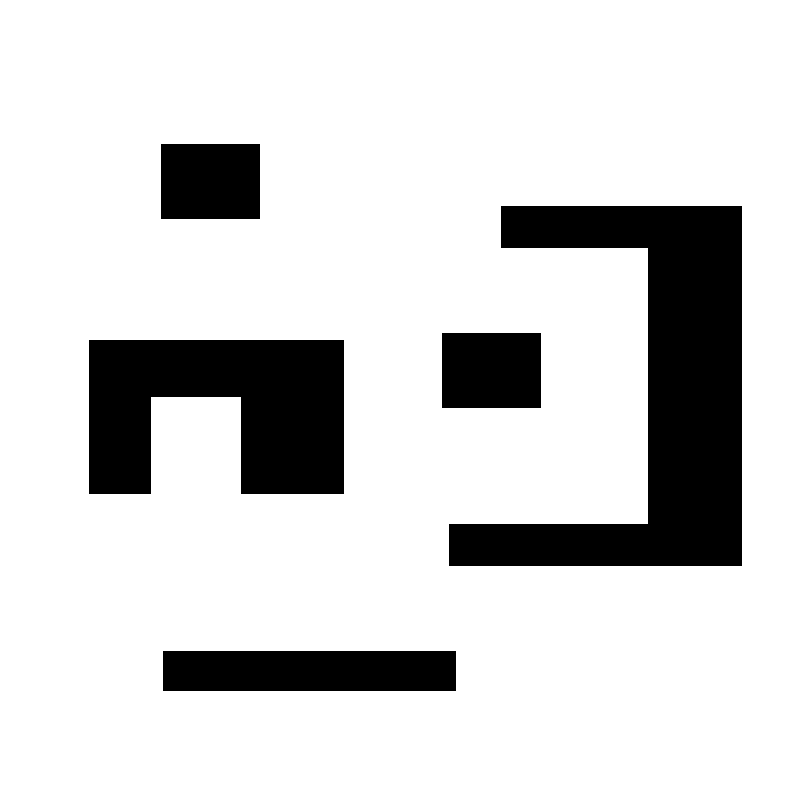
%> input picture map/map0.png, 800 x 800 px
$ octave sdfMapGen.m   (GNU Octave 9; MATLAB toolbox functions it lacks are replaced by stand-ins)
%> lines starting %> are read from the running program, lines starting %| are printed output that depends on the picture; in (x1, y1, x2, y2) boxes, pixels count from 0 and x2, y2 are one past the last pixel; in counts of white or black regions, pixels touching at a corner belong together; the program's own positions count from 1
% 读取地图
% close all
% clear
map = imread('F:\MATLABWorkSpace\MotionPlan\kinodynamicpath\map\map0.png');
%> map is the input picture: size 800x800x3 uint8; 83.5% white; 5 black regions, box (x1, y1, x2, y2) and area: (449, 206, 742, 566) 48372, (89, 340, 344, 494) 30540, (163, 651, 456, 691) 11720, (161, 144, 260, 219) 7425, (442, 333, 541, 408) 7425
cmap = colormap;
cmap(1,:)=0;
colormap(cmap);

% imshow(map);
% 将地图转换为二值图像
bw_map = im2gray(map);
% bw_map = im2bw(map);
bw_map = imbinarize(bw_map);
bw_map = ~bw_map;
% 计算距离变换
dist_transform = bwdist(bw_map);
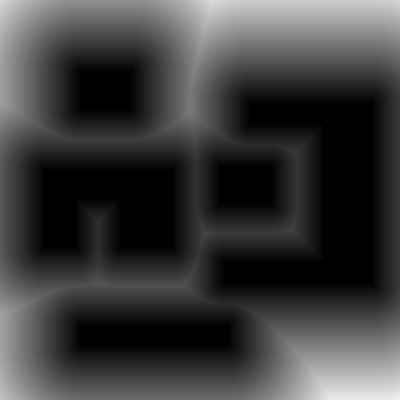
%> dist_transform: size 800x800 single (shown at 1/2 size); min 0, max 241.1, mean 60.1

% 将距离变换值符号化
% sdf_map = -1 * (bw_map - 0.5) .* dist_transform + (bw_map - 0.5) .* dist_transform;

% 显示SDF距离场地图
% imshow(dist_transform, [0 100]);

% 保存SDF距离场地图
% imwrite(sdf_map, 'sdf_map.png');


D1 = bwdist(bw_map,'euclidean');
D2 = bwdist(bw_map,'cityblock');
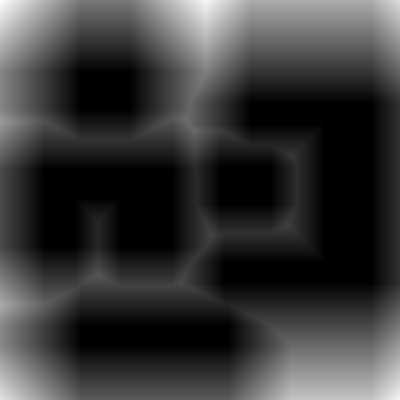
%> D2: size 800x800 single (shown at 1/2 size); min 0, max 305, mean 67.8; drawn with min black and max white
D3 = bwdist(bw_map,'chessboard');
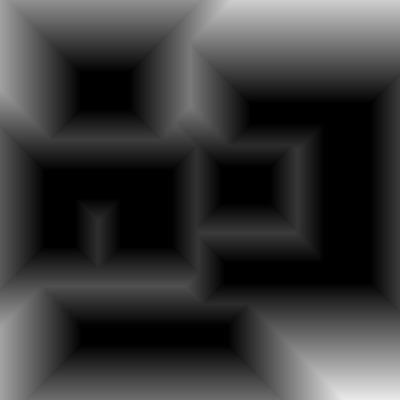
%> D3: size 800x800 single (shown at 1/2 size); min 0, max 234, mean 57
D4 = bwdist(bw_map,'quasi-euclidean');

RGB1 = repmat(rescale(D1), [1 1 3]);
RGB2 = repmat(rescale(D2), [1 1 3]);
RGB3 = repmat(rescale(D3), [1 1 3]);
RGB4 = repmat(rescale(D4), [1 1 3]);

% [32 lines of commented-out code are left out]

figure(9)

bw_map = im2gray(map);
% bw_map = im2bw(map);
bw_map = imbinarize(bw_map);
bw_map = ~bw_map;
imshow(~bw_map);
% 计算距离变换
dist_transform = bwdist(bw_map);
D1 = bwdist(bw_map,'euclidean');
% 将灰度图归一化到[0,1]区间
I_norm = mat2gray(dist_transform);
% 生成黄绿色渐进色彩映射表
% cmap = parula(8);
colormap(bone);
% colormap(cool);
% colormap(winter);
cmap = colormap;
% cmap(:,1)=0;
% cmap(:,3)=0;
% 将灰度图映射到黄绿色渐进色彩映射表上，得到对应的RGB颜色值
% 将颜色梯度翻转
rgb = interp1(linspace(0, 1, 256), cmap, I_norm);
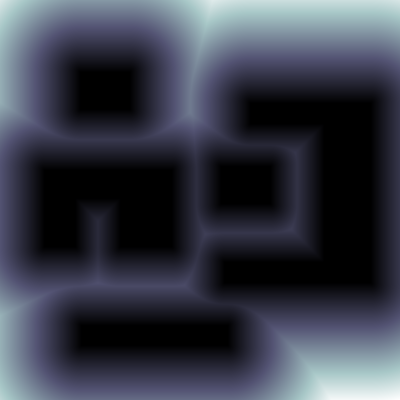
%> rgb: size 800x800x3 double (shown at 1/2 size); mean R, G, B 0.22, 0.235, 0.285
% 将RGB颜色值与灰度图叠加，得到最终的彩色图
set(gca,'Ydir','normal');
im = imshow(rgb.*repmat(~bw_map,[1 1 3]));
im.AlphaData = 0.3;
title('Euclidean')
hold on
% imcontour(D1,'c-')
imcontour(D1)
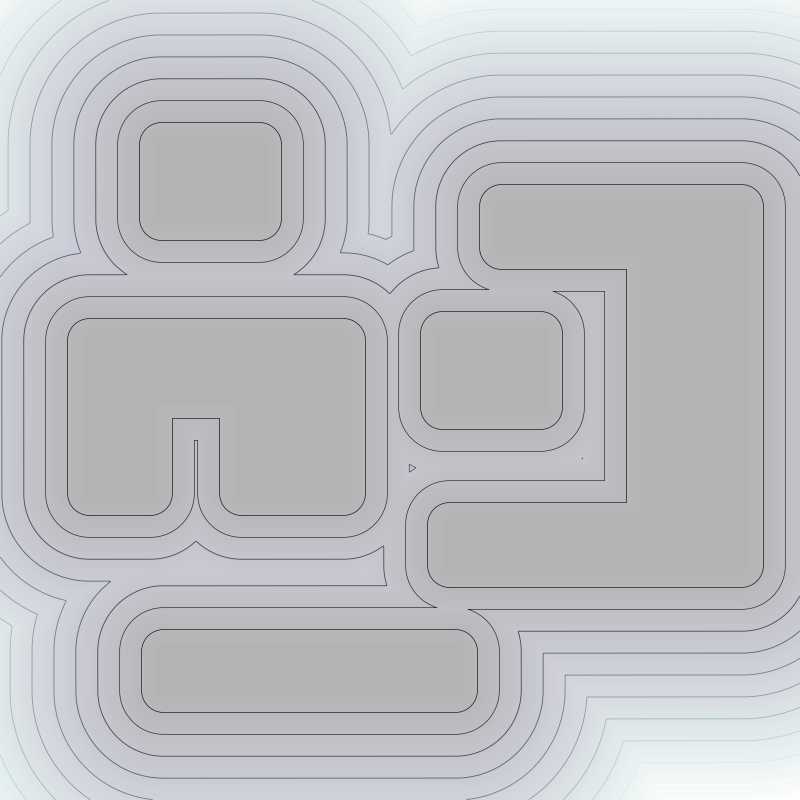
%> figure redrawn from the program's plot data; its title reads 'Euclidean'
sdfMap = dist_transform*0.01; % 1 pixel = 1 cm
% clear bw_map cmap D1 D2 D3 D4 I_norm map rgb RGB4 RGB3 RGB2 RGB1 dist_transform


% [cols,rows,~]=size(sdfMap);

$ run again, with map/map1.png copied over map/map0.png
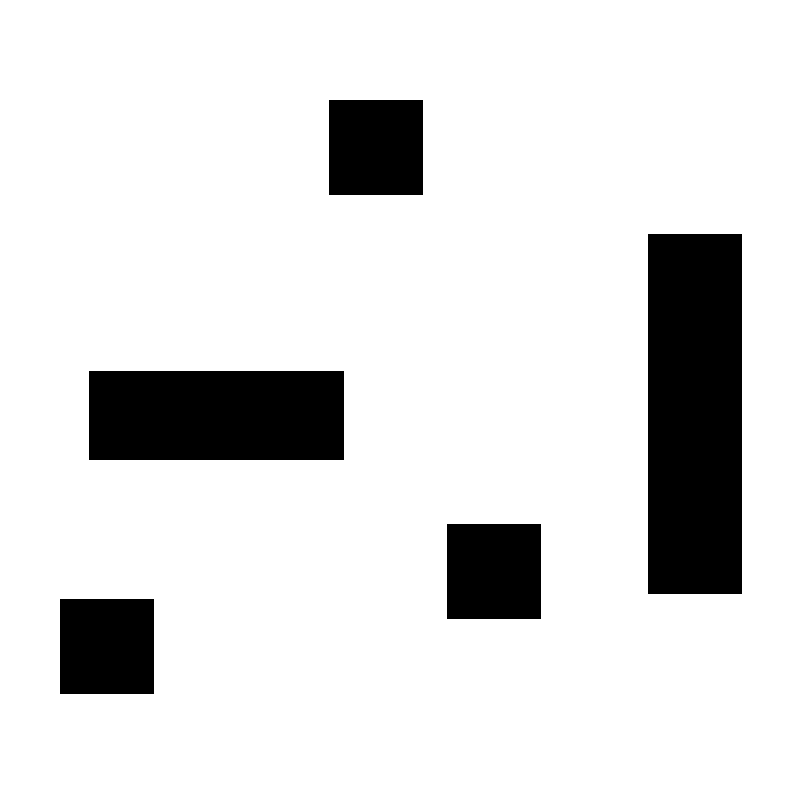
%> input picture map/map1.png, 800 x 800 px
%> map is the input picture: size 800x800x3 uint8; 87% white; 5 black regions, box (x1, y1, x2, y2) and area: (648, 234, 742, 594) 33840, (89, 371, 344, 460) 22695, (329, 100, 423, 195) 8930, (447, 524, 541, 619) 8930, (60, 599, 154, 694) 8930
%> `D2 = bwdist(bw_map,'cityblock');`:
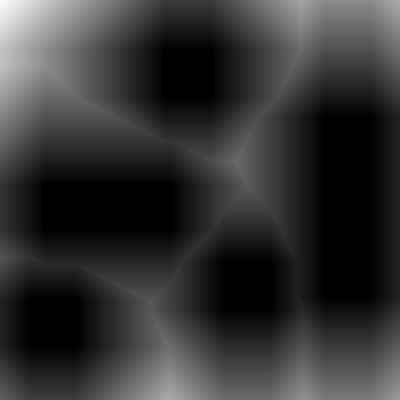
%> D2: size 800x800 single (shown at 1/2 size); min 0, max 429, mean 87.1; drawn with min black and max white
%> `imcontour(D1)`:
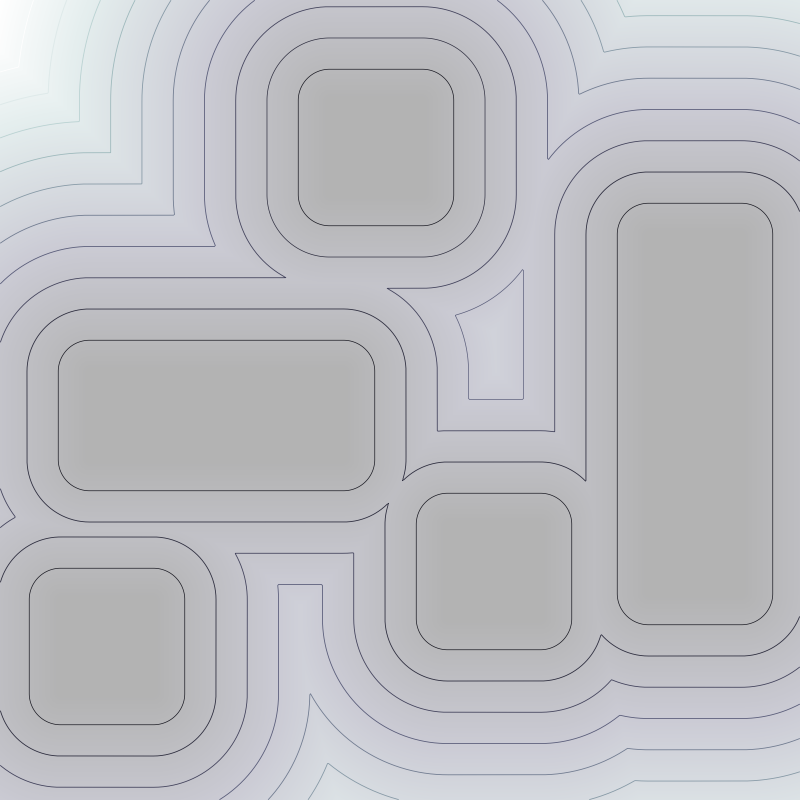
%> figure redrawn from the program's plot data; its title reads 'Euclidean'
